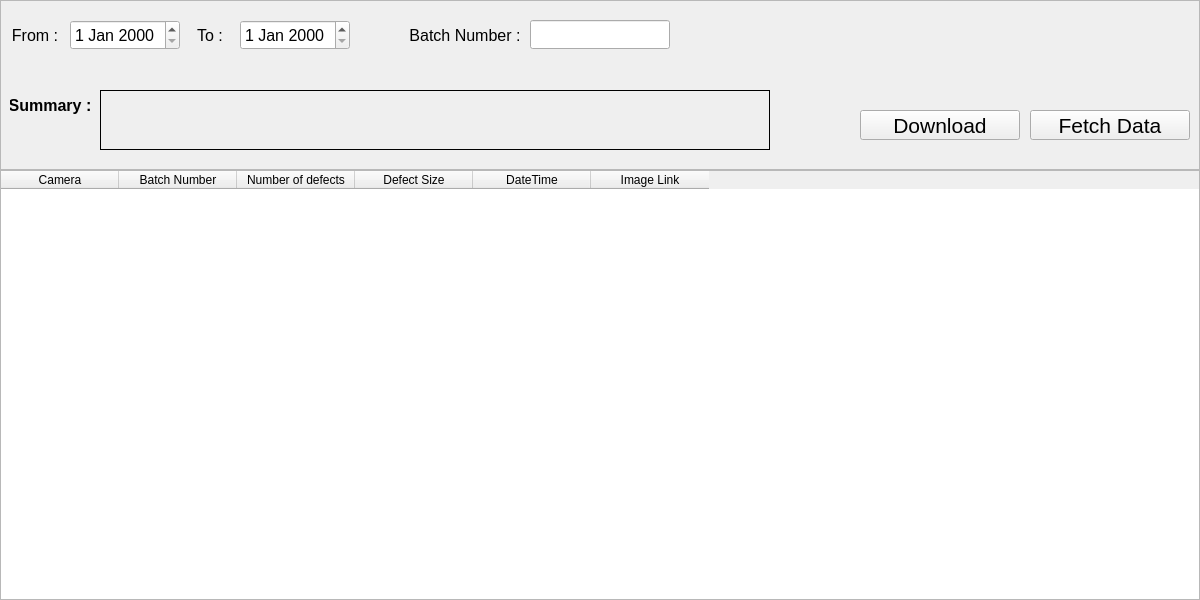
<?xml version="1.0" encoding="UTF-8"?>
<ui version="4.0">
 <class>MainWindow</class>
 <widget class="QMainWindow" name="MainWindow">
  <property name="geometry">
   <rect>
    <x>0</x>
    <y>0</y>
    <width>1200</width>
    <height>600</height>
   </rect>
  </property>
  <property name="windowTitle">
   <string>MainWindow</string>
  </property>
  <widget class="QWidget" name="centralwidget">
   <widget class="QFrame" name="entry_frame">
    <property name="geometry">
     <rect>
      <x>0</x>
      <y>0</y>
      <width>1200</width>
      <height>170</height>
     </rect>
    </property>
    <property name="autoFillBackground">
     <bool>true</bool>
    </property>
    <property name="styleSheet">
     <string notr="true"/>
    </property>
    <property name="frameShape">
     <enum>QFrame::StyledPanel</enum>
    </property>
    <property name="frameShadow">
     <enum>QFrame::Raised</enum>
    </property>
    <widget class="QDateEdit" name="from_date">
     <property name="geometry">
      <rect>
       <x>70</x>
       <y>20</y>
       <width>110</width>
       <height>30</height>
      </rect>
     </property>
     <property name="font">
      <font>
       <pointsize>12</pointsize>
      </font>
     </property>
    </widget>
    <widget class="QDateEdit" name="to_date">
     <property name="geometry">
      <rect>
       <x>240</x>
       <y>20</y>
       <width>110</width>
       <height>30</height>
      </rect>
     </property>
     <property name="font">
      <font>
       <pointsize>12</pointsize>
      </font>
     </property>
    </widget>
    <widget class="QLabel" name="to_label">
     <property name="geometry">
      <rect>
       <x>180</x>
       <y>20</y>
       <width>60</width>
       <height>30</height>
      </rect>
     </property>
     <property name="font">
      <font>
       <pointsize>12</pointsize>
      </font>
     </property>
     <property name="text">
      <string>To :</string>
     </property>
     <property name="alignment">
      <set>Qt::AlignCenter</set>
     </property>
    </widget>
    <widget class="QLabel" name="from_label">
     <property name="geometry">
      <rect>
       <x>10</x>
       <y>20</y>
       <width>50</width>
       <height>30</height>
      </rect>
     </property>
     <property name="font">
      <font>
       <pointsize>12</pointsize>
      </font>
     </property>
     <property name="text">
      <string>From :</string>
     </property>
     <property name="alignment">
      <set>Qt::AlignCenter</set>
     </property>
    </widget>
    <widget class="QLabel" name="Drum_no_label">
     <property name="geometry">
      <rect>
       <x>400</x>
       <y>20</y>
       <width>130</width>
       <height>30</height>
      </rect>
     </property>
     <property name="font">
      <font>
       <pointsize>12</pointsize>
       <italic>false</italic>
      </font>
     </property>
     <property name="autoFillBackground">
      <bool>false</bool>
     </property>
     <property name="text">
      <string>Batch Number :</string>
     </property>
     <property name="alignment">
      <set>Qt::AlignCenter</set>
     </property>
    </widget>
    <widget class="QLineEdit" name="batch_no_lineEdit">
     <property name="geometry">
      <rect>
       <x>530</x>
       <y>20</y>
       <width>140</width>
       <height>29</height>
      </rect>
     </property>
     <property name="font">
      <font>
       <pointsize>12</pointsize>
      </font>
     </property>
    </widget>
    <widget class="QPushButton" name="enter_button">
     <property name="geometry">
      <rect>
       <x>1030</x>
       <y>110</y>
       <width>160</width>
       <height>30</height>
      </rect>
     </property>
     <property name="font">
      <font>
       <pointsize>16</pointsize>
      </font>
     </property>
     <property name="text">
      <string>Fetch Data</string>
     </property>
    </widget>
    <widget class="QLabel" name="summary_label">
     <property name="geometry">
      <rect>
       <x>10</x>
       <y>90</y>
       <width>80</width>
       <height>30</height>
      </rect>
     </property>
     <property name="font">
      <font>
       <pointsize>12</pointsize>
       <weight>75</weight>
       <italic>false</italic>
       <bold>true</bold>
      </font>
     </property>
     <property name="autoFillBackground">
      <bool>false</bool>
     </property>
     <property name="text">
      <string>Summary :</string>
     </property>
     <property name="alignment">
      <set>Qt::AlignCenter</set>
     </property>
    </widget>
    <widget class="QLabel" name="summary_data_lable">
     <property name="geometry">
      <rect>
       <x>100</x>
       <y>90</y>
       <width>670</width>
       <height>60</height>
      </rect>
     </property>
     <property name="font">
      <font>
       <pointsize>12</pointsize>
       <weight>75</weight>
       <italic>false</italic>
       <bold>true</bold>
      </font>
     </property>
     <property name="autoFillBackground">
      <bool>false</bool>
     </property>
     <property name="frameShape">
      <enum>QFrame::Box</enum>
     </property>
     <property name="text">
      <string/>
     </property>
     <property name="alignment">
      <set>Qt::AlignCenter</set>
     </property>
    </widget>
    <widget class="QPushButton" name="download_button">
     <property name="geometry">
      <rect>
       <x>860</x>
       <y>110</y>
       <width>160</width>
       <height>30</height>
      </rect>
     </property>
     <property name="font">
      <font>
       <pointsize>16</pointsize>
      </font>
     </property>
     <property name="text">
      <string>Download</string>
     </property>
    </widget>
   </widget>
   <widget class="QTableWidget" name="tableWidget">
    <property name="geometry">
     <rect>
      <x>0</x>
      <y>170</y>
      <width>1200</width>
      <height>430</height>
     </rect>
    </property>
    <attribute name="horizontalHeaderDefaultSectionSize">
     <number>118</number>
    </attribute>
    <column>
     <property name="text">
      <string>Camera</string>
     </property>
    </column>
    <column>
     <property name="text">
      <string>Batch Number</string>
     </property>
    </column>
    <column>
     <property name="text">
      <string>Number of defects</string>
     </property>
    </column>
    <column>
     <property name="text">
      <string>Defect Size</string>
     </property>
    </column>
    <column>
     <property name="text">
      <string>DateTime</string>
     </property>
    </column>
    <column>
     <property name="text">
      <string>Image Link</string>
     </property>
    </column>
   </widget>
  </widget>
 </widget>
 <resources/>
 <connections/>
</ui>
